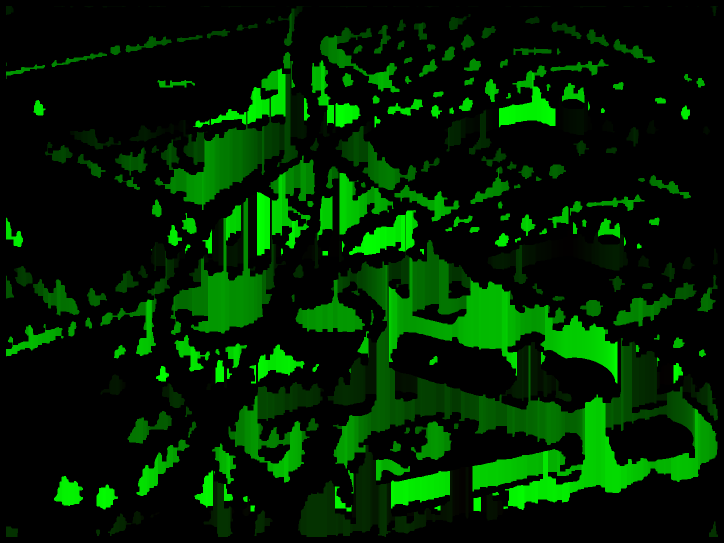
#> input picture newmarket-live/assets/occlusion.png, 1448 x 1086 px (shown at 1/2 size)
$ python banners.py
#> lines starting #> are read from the running program, lines starting #| are printed output that depends on the picture
"""Places the banner avenue: flags in racing silks along the road north of the National Stud, leading off the board
towards To the Races. Banners stand on the road's north verge, at least SPACE apart, skipping the drive into the
paddocks and anywhere a tree or building standing in front (further south) would cover them.
Writes assets/banners.json (road, and each banner's foot point); with a path, a check picture."""
import cv2, numpy as np, json, sys
from pathlib import Path
here = Path(__file__).resolve().parent.parent
ROAD = [(850, 446), (900, 425), (970, 402), (1080, 372), (1150, 357), (1220, 345), (1320, 321), (1420, 287), (1452, 276)]
SPACE, OFF, POLE, FLAG_W = 45, 9, 40, 26
o = cv2.imread(str(here / "assets/occlusion.png")); foot = (o[..., 1].astype(int) + o[..., 2].astype(int) * 256) - 1
#> further down, o is the input picture: shape (1086, 1448, 3); mean B, G, R 0, 35.8, 0.6
#> after `foot = o[..., 1].astype(int) + o[..., 2].astype(int) * 256 - 1`:
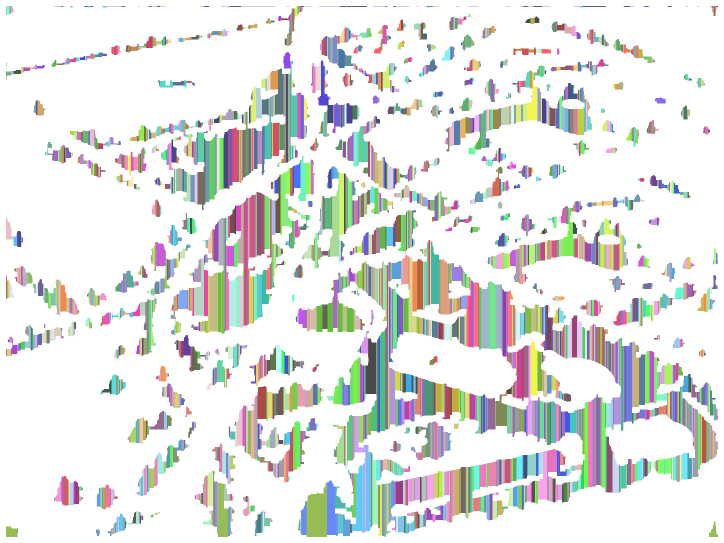
#> foot: shape (1086, 1448) int64 (shown at 1/2 size); 1024 distinct labels, from -1 to 1073; one colour per label, 0 black, -1 white
p = np.array(ROAD, float); seg = np.hypot(*np.diff(p, axis=0).T); s = np.r_[0, np.cumsum(seg)]
def at(d):
    x, y = np.interp(d, s, p[:, 0]), np.interp(d, s, p[:, 1]); i = min(len(seg) - 1, np.searchsorted(s, d) - 1)
    t = (p[i + 1] - p[i]) / seg[i]; n = np.array([t[1], -t[0]]) * (1 if t[0] > 0 else -1)        # the side up the page
    if n[1] > 0: n = -n
    return np.array([x, y]) + n * OFF
banners, last = [], -1e9
for d in np.arange(55, s[-1], 2.0):
    q = at(d)
    if q[0] > 1318: break                                                  # the sign stands at the end of the road
    if 1035 < q[0] < 1090: continue                                        # the drive into the paddocks
    if np.hypot(*(q - (banners[-1] if banners else np.array([-1e9, 0])))) < SPACE: continue
    x0, x1, y0, y1 = int(q[0]) - 2, int(q[0]) + FLAG_W + 2, int(q[1]) - POLE - 4, int(q[1])
    box = foot[y0:y1, x0:x1]
    if ((box > q[1] + 2).mean()) > 0.04: continue                          # something in front would cover it
    banners.append(q)
#> this loop made 218 passes
#> pass 1, `box = foot[y0:y1, x0:x1]`:
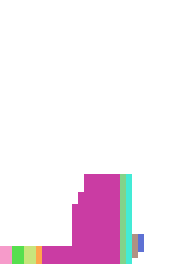
#> box: shape (44, 30) int64 (shown 6 times larger); 10 distinct labels, from -1 to 428; one colour per label, 0 black, -1 white
#> after the loop, banners = [[897.9, 416.2], [941.6, 401.9], [1003.4, 383.6], [1090.9, 360.5], [1135.9, 350.8], [1181.5, 342.5], [1226.1, 334.3], [1270.9, 323.5], [1315.6, 312.8]]
out = {"road": ROAD, "banners": [[round(float(a), 1), round(float(b), 1)] for a, b in banners], "pole": POLE, "flag": FLAG_W}
json.dump(out, open(here / "assets/banners.json", "w"))
print(len(banners), out["banners"])
#| 9 [[897.9, 416.2], [941.6, 401.9], [1003.4, 383.6], [1090.9, 360.5], [1135.9, 350.8], [1181.5, 342.5], [1226.1, 334.3], [1270.9, 323.5], [1315.6, 312.8]]
if len(sys.argv) > 1:
    im = cv2.imread(str(here / "assets/newmarket-board.webp"))
    cv2.polylines(im, [np.array(ROAD, np.int32)], False, (255, 80, 40), 1)
    for x, y in banners: cv2.line(im, (int(x), int(y)), (int(x), int(y) - POLE), (255, 255, 255), 2); cv2.rectangle(im, (int(x), int(y) - POLE + 2), (int(x) + FLAG_W, int(y) - POLE + 18), (40, 40, 220), -1)
    cv2.imwrite(sys.argv[1], cv2.resize(im[220:480, 820:1448], None, fx=2, fy=2))
